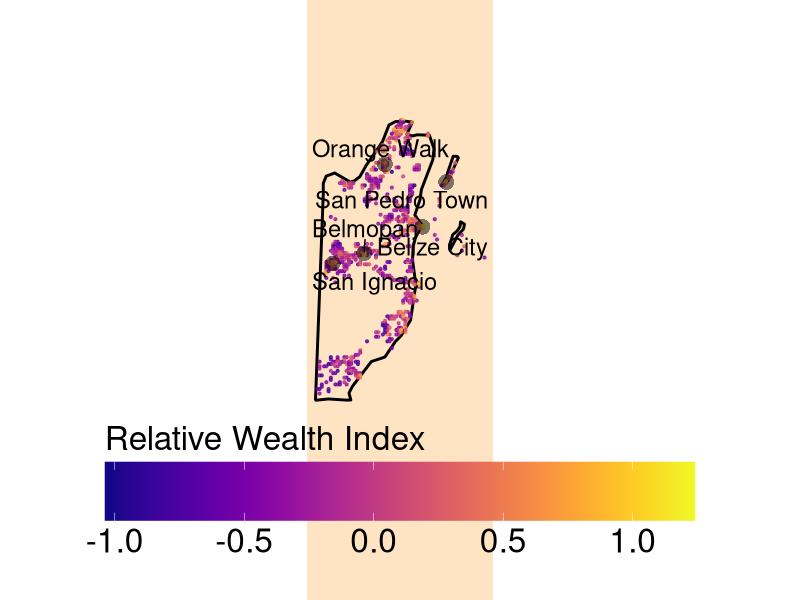
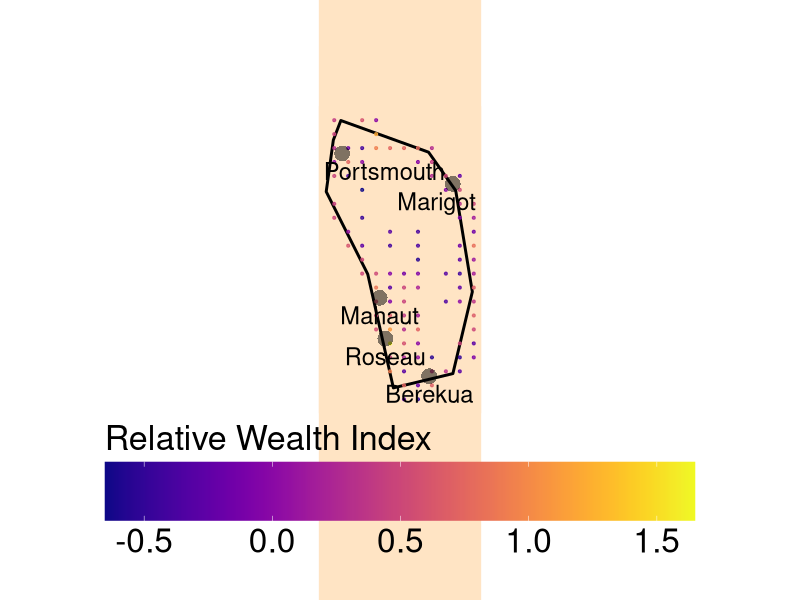
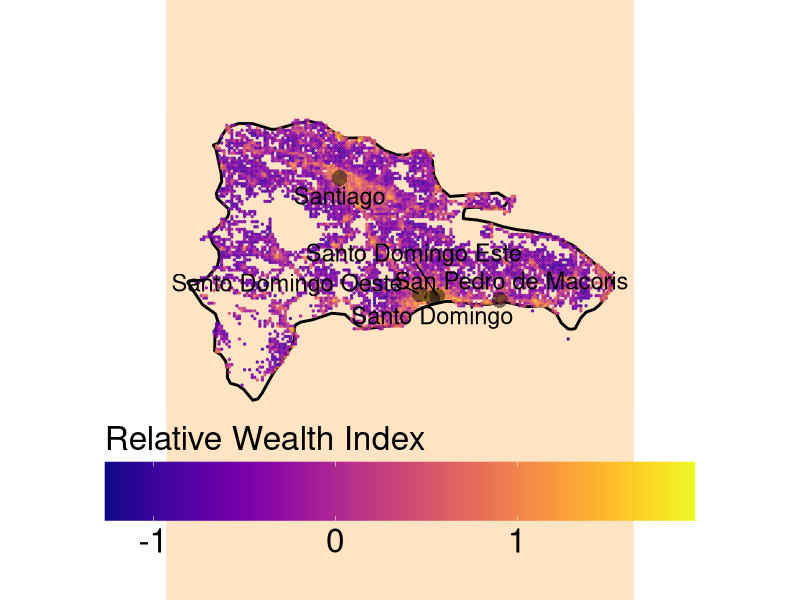
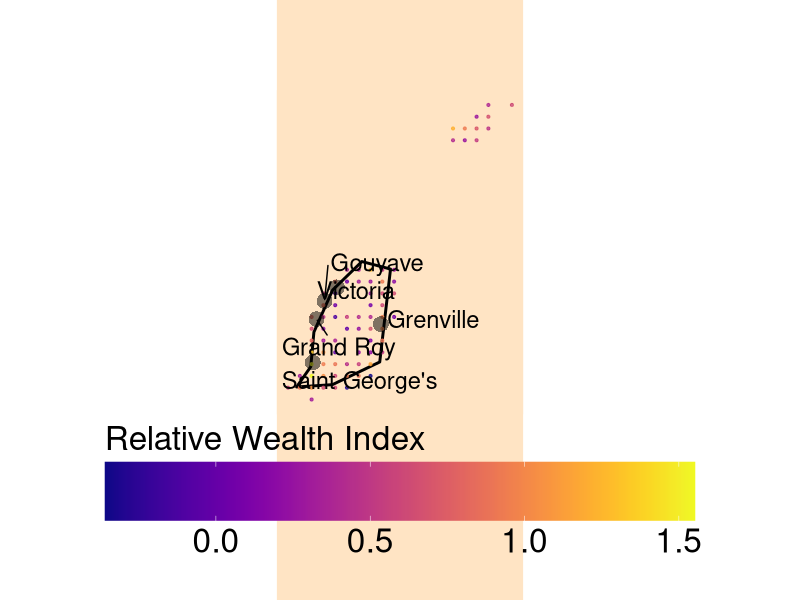
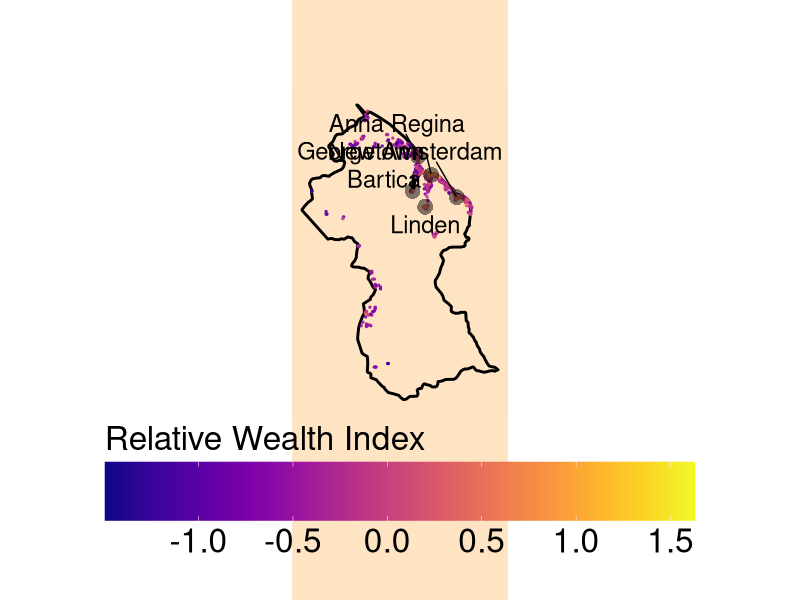
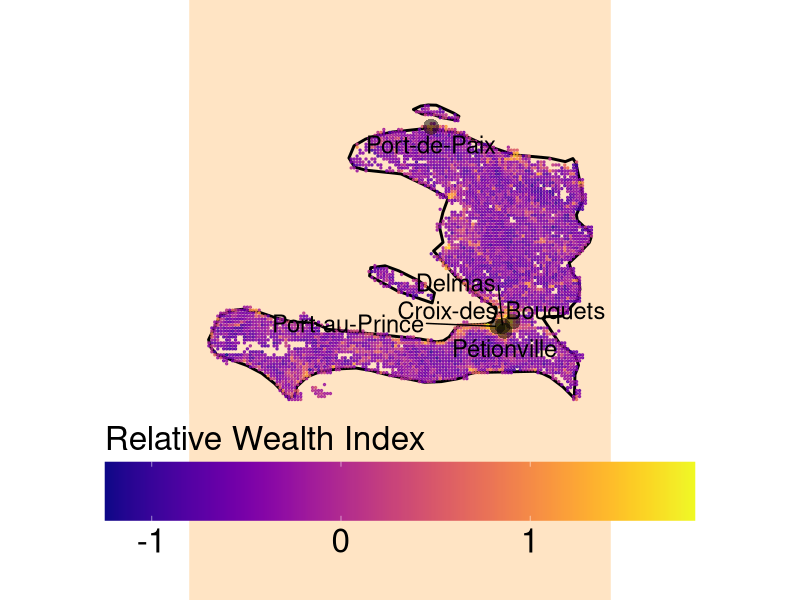
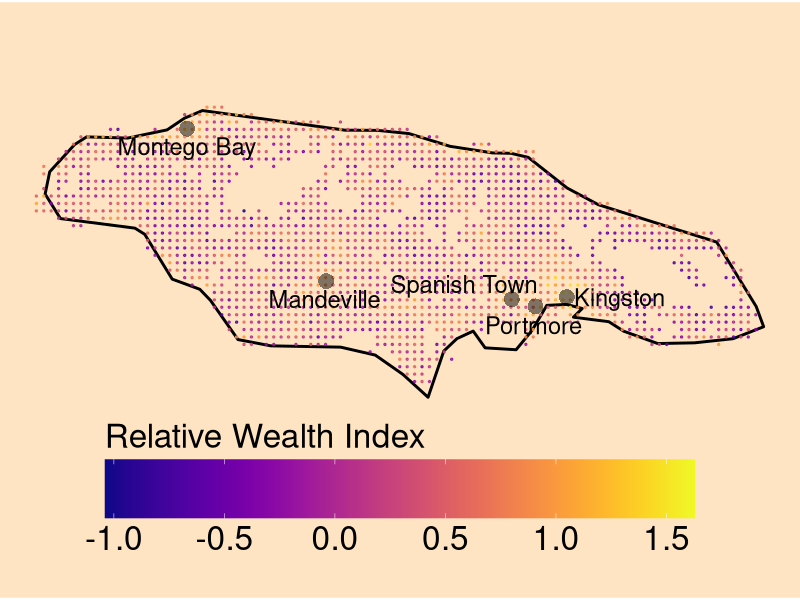
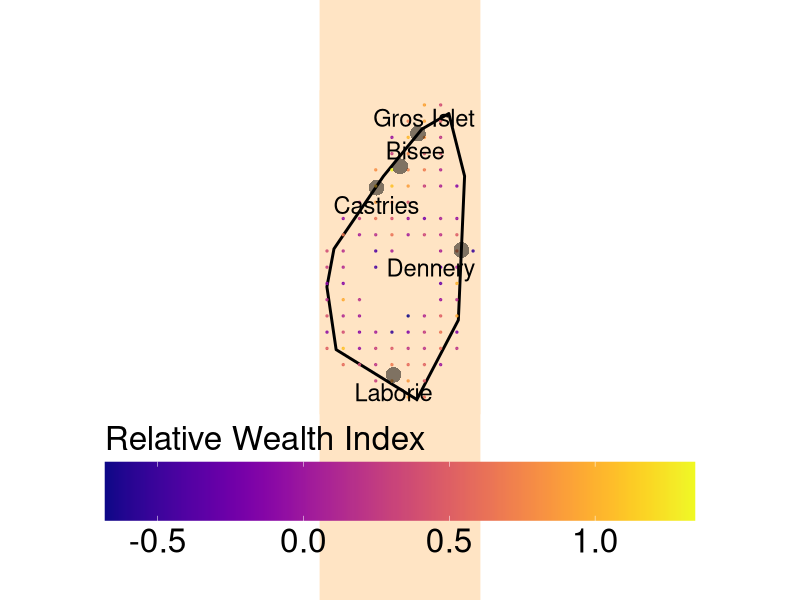

Source code (R) for these figures, in order:
# Relative Wealth Index - Caribbean
# using the Meta DataforGood dataset

# Install necessary packages
# install.packages(c("ggplot2", "sf", "viridis", "rnaturalearth", "rnaturalearthdata"))

# Load the libraries
library(ggplot2)
library(sf)
library(ggrepel)
library(viridis)
library(rnaturalearth)
library(rnaturalearthdata)

# Belize

# Read the CSV file
blz_data <- read.csv("sub_pro_2_rel_wealth_index_carib_meta/datasets/blz_relative_wealth_index.csv")

# Convert the data to an sf object
blz_data_sf <- st_as_sf(blz_data, coords = c("longitude", "latitude"), crs = 4326)

# Belize country borders
belize <- ne_countries(scale = "medium", country = "Belize", returnclass = "sf")

# Create a data frame with major Belizian towns
major_towns_belize <- data.frame(
  name = c("Belize City", "San Pedro Town", "Orange Walk", "Belmopan", "San Ignacio"),
  longitude = c(-88.198, -87.966, -88.563, -88.764, -89.07),
  latitude = c(17.5, 17.916, 18.081, 17.254, 17.159)
)

# Map of Belize

ggplot() +
  geom_sf(data = belize, fill = NA, color = "black", linewidth = 1) + # Add Belize borders
  geom_point(data = blz_data, aes(x = longitude, y = latitude, color = rwi), size = 0.75, alpha = 0.8) +
  geom_text_repel(data = major_towns_belize, aes(x = longitude, y = latitude, label = name), 
                  color = "black", check_overlap = TRUE, size = 6, vjust = 1.5) +
  geom_point(data = major_towns_belize, aes(x = longitude, y = latitude), 
             color = "black", size = 5, shape = 16, alpha = 0.5) +
  scale_color_viridis(option = "plasma") +
  theme_void() +
  labs(title = "",
       subtitle = "",
       caption = "",
       color = "Relative Wealth Index") +
  theme(plot.title = element_text(family="Helvetica", face="bold", size = 44),
        plot.subtitle = element_text(family="Helvetica", size = 24),
        plot.title.position = 'plot',
        plot.caption = element_text(family = "Helvetica",size = 24),
        plot.caption.position = 'plot',
        plot.background = element_rect(fill = "bisque1", colour = "bisque1"),
        panel.background = element_rect(fill = "bisque1", colour = "bisque1"),
        legend.title = element_text(family="Helvetica", size = 24),
        legend.text = element_text(size = 24),
        legend.key.size = unit(1, "cm"),
        legend.position = "bottom") + 
  guides(color = guide_colorbar(title.position = "top", 
                               barheight = unit(1.5, "cm"), 
                               barwidth = unit(15, "cm")))

ggsave("sub_pro_2_rel_wealth_index_carib_meta/images/belize.png", width = 12, height = 12, dpi = 300)



# Dominica

# Read the CSV file
dma_data <- read.csv("sub_pro_2_rel_wealth_index_carib_meta/datasets/dma_relative_wealth_index.csv")

# Convert the data to an sf object
dma_data_sf <- st_as_sf(dma_data, coords = c("longitude", "latitude"), crs = 4326)

# Dominica country borders
dominica <- ne_countries(scale = "medium", country = "Dominica", returnclass = "sf")

# Create a data frame with major Dominican towns
major_towns_dominica <- data.frame(
  name = c("Roseau", "Portsmouth", "Marigot", "Berekua", "Mahaut"),
  longitude = c(-61.388, -61.456, -61.282, -61.319, -61.397),
  latitude = c(15.302, 15.583, 15.537, 15.245, 15.364)
)

# Map of Dominica

ggplot() +
  geom_sf(data = dominica, fill = NA, color = "black", linewidth = 1) + # Add Dominica borders
  geom_point(data = dma_data, aes(x = longitude, y = latitude, color = rwi), size = 0.75, alpha = 0.8) +
  geom_text_repel(data = major_towns_dominica, aes(x = longitude, y = latitude, label = name),
                  color = "black", check_overlap = TRUE, size = 6, vjust = 1.5) +
  geom_point(data = major_towns_dominica, aes(x = longitude, y = latitude),
             color = "black", size = 5, shape = 16, alpha = 0.5) +
  scale_color_viridis(option = "plasma") +
  theme_void() +
  labs(title = "",
       subtitle = "",
       caption = "",
       color = "Relative Wealth Index") +
  theme(plot.title = element_text(family="Helvetica", face="bold", size = 44),
        plot.subtitle = element_text(family="Helvetica", size = 24),
        plot.title.position = 'plot',
        plot.caption = element_text(family = "Helvetica",size = 24),
        plot.caption.position = 'plot',
        plot.background = element_rect(fill = "bisque1", colour = "bisque1"),
        panel.background = element_rect(fill = "bisque1", colour = "bisque1"),
        legend.title = element_text(family="Helvetica", size = 24.5),
        legend.text = element_text(size = 24), 
        legend.position = "bottom") +
  guides(color = guide_colorbar(title.position = "top", 
                                barheight = unit(1.5, "cm"), 
                                barwidth = unit(15, "cm")))

ggsave("sub_pro_2_rel_wealth_index_carib_meta/images/dominica.png", width = 12, height = 12, dpi = 300)



# Dominican Republic

# Read the CSV file
dom_rep_data <- read.csv("sub_pro_2_rel_wealth_index_carib_meta/datasets/dom_rep_relative_wealth_index.csv")

# Convert the data to an sf object
dom_rep_data_sf <- st_as_sf(dom_rep_data, coords = c("longitude", "latitude"), crs = 4326)

# Dominican Republic country borders
dominican_republic <- ne_countries(scale = "medium", country = "Dominican Republic", returnclass = "sf")

# Create a data frame with major Dominican Republic towns
major_towns_dominican_republic <- data.frame(
  name = c("Santo Domingo", "Santiago", "Santo Domingo Oeste", "Santo Domingo Este", "San Pedro de Macoris"),
  longitude = c(-69.892, -70.691, -70, -69.848, -69.309),
  latitude = c(18.472, 19.45, 18.5, 18.485, 18.454)
)

# Map of Dominican Republic

ggplot() +
  geom_sf(data = dominican_republic, fill = NA, color = "black", linewidth = 1) + # Add Dominican Republic borders
  geom_point(data = dom_rep_data, aes(x = longitude, y = latitude, color = rwi), size = 0.5, alpha = 0.8) +
  geom_text_repel(data = major_towns_dominican_republic, aes(x = longitude, y = latitude, label = name),
                  color = "black", check_overlap = TRUE, size = 6, vjust = 1.5) +
  geom_point(data = major_towns_dominican_republic, aes(x = longitude, y = latitude),
             color = "black", size = 5, shape = 16, alpha = 0.5) +
  scale_color_viridis(option = "plasma") +
  theme_void() +
  labs(title = "",
       subtitle = "",
       caption = "",
       color = "Relative Wealth Index") +
  theme(plot.title = element_text(family="Helvetica", face="bold", size = 44),
        plot.subtitle = element_text(family="Helvetica", size = 24),
        plot.title.position = 'plot',
        plot.caption = element_text(family = "Helvetica",size = 24),
        plot.caption.position = 'plot',
        plot.background = element_rect(fill = "bisque1", colour = "bisque1"),
        panel.background = element_rect(fill = "bisque1", colour = "bisque1"),
        legend.title = element_text(family="Helvetica", size = 24),
        legend.text = element_text(size = 24), 
        legend.position = "bottom") +
  guides(color = guide_colorbar(title.position = "top", 
                                barheight = unit(1.5, "cm"), 
                                barwidth = unit(15, "cm")))

ggsave("sub_pro_2_rel_wealth_index_carib_meta/images/dominican_republic.png", width = 12, height = 12, dpi = 300)



# Grenada

# Read the CSV file
grd_data <- read.csv("sub_pro_2_rel_wealth_index_carib_meta/datasets/grd_relative_wealth_index.csv")

# Convert the data to an sf object
grd_data_sf <- st_as_sf(grd_data, coords = c("longitude", "latitude"), crs = 4326)

# Grenada country borders
grenada <- ne_countries(scale = "medium", country = "Grenada", returnclass = "sf")

# Create a data frame with major Grenadian towns
major_towns_grenada <- data.frame(
  name = c("Saint George's", "Gouyave", "Grenville", "Grand Roy", "Victoria"),
  longitude = c(-61.752, -61.73, -61.625, -61.745, -61.707),
  latitude = c(12.053, 12.165, 12.123, 12.132, 12.19)
)

# Map of Grenada

ggplot() +
  geom_sf(data = grenada, fill = NA, color = "black", linewidth = 1) + # Add Grenada borders
  geom_point(data = grd_data, aes(x = longitude, y = latitude, color = rwi), size = 0.75, alpha = 0.8) +
  geom_text_repel(data = major_towns_grenada, aes(x = longitude, y = latitude, label = name),
                  color = "black", check_overlap = TRUE, size = 6, vjust = 1.5) +
  geom_point(data = major_towns_grenada, aes(x = longitude, y = latitude),
             color = "black", size = 5, shape = 16, alpha = 0.5) +
  scale_color_viridis(option = "plasma") +
  theme_void() +
  labs(title = "",
       subtitle = "",
       caption = "",
       color = "Relative Wealth Index") +
  theme(plot.title = element_text(family="Helvetica", face="bold", size = 44),
        #plot.subtitle = element_text(family="Helvetica", size = 24),
        plot.title.position = 'plot',
        plot.caption = element_text(family = "Helvetica",size = 24),
        plot.caption.position = 'plot',
        plot.background = element_rect(fill = "bisque1", colour = "bisque1"),
        panel.background = element_rect(fill = "bisque1", colour = "bisque1"),
        legend.title = element_text(family="Helvetica", size = 24),
        legend.text = element_text(size = 24), 
        legend.position = "bottom") +
  guides(color = guide_colorbar(title.position = "top", 
                                barheight = unit(1.5, "cm"), 
                                barwidth = unit(15, "cm")))

ggsave("sub_pro_2_rel_wealth_index_carib_meta/images/grenada.png", width = 12, height = 12, dpi = 300)



# Guyana

# Read the CSV file
guy_data <- read.csv("sub_pro_2_rel_wealth_index_carib_meta/datasets/guy_relative_wealth_index.csv")

# Convert the data to an sf object
guy_data_sf <- st_as_sf(guy_data, coords = c("longitude", "latitude"), crs = 4326)

# Guyana country borders
guyana <- ne_countries(scale = "medium", country = "Guyana", returnclass = "sf")

# Create a data frame with major Guyana towns
major_towns_guyana <- data.frame(
  name = c("Georgetown", "Linden", "New Amsterdam", "Anna Regina", "Bartica"),
  longitude = c(-58.155, -58.307, -57.516, -58.483, -58.623),
  latitude = c(6.804, 6.008, 6.249, 7.266, 6.405)
)

# Map of Guyana

ggplot() +
  geom_sf(data = guyana, fill = NA, color = "black", linewidth = 1) + # Add Guyana borders
  geom_point(data = guy_data, aes(x = longitude, y = latitude, color = rwi), size = 0.5, alpha = 0.8) +
  geom_text_repel(data = major_towns_guyana, aes(x = longitude, y = latitude, label = name),
                  color = "black", check_overlap = TRUE, size = 6, vjust = 1.5) +
  geom_point(data = major_towns_guyana, aes(x = longitude, y = latitude),
             color = "black", size = 5, shape = 16, alpha = 0.5) +
  scale_color_viridis(option = "plasma") +
  theme_void() +
  labs(title = "",
       subtitle = "",
       caption = "",
       color = "Relative Wealth Index") +
  theme(plot.title = element_text(family="Helvetica", face="bold", size = 44),
        #plot.subtitle = element_text(family="Helvetica", size = 24),
        plot.title.position = 'plot',
        plot.caption = element_text(family = "Helvetica",size = 24),
        plot.caption.position = 'plot',
        plot.background = element_rect(fill = "bisque1", colour = "bisque1"),
        panel.background = element_rect(fill = "bisque1", colour = "bisque1"),
        legend.title = element_text(family="Helvetica", size = 24),
        legend.text = element_text(size = 24), 
        legend.position = "bottom") +
  guides(color = guide_colorbar(title.position = "top", 
                                barheight = unit(1.5, "cm"), 
                                barwidth = unit(15, "cm")))

ggsave("sub_pro_2_rel_wealth_index_carib_meta/images/guyana.png", width = 12, height = 12, dpi = 300)



# Haiti

# Read the CSV file
hti_data <- read.csv("sub_pro_2_rel_wealth_index_carib_meta/datasets/hti_relative_wealth_index.csv")

# Convert the data to an sf object
hti_data_sf <- st_as_sf(hti_data, coords = c("longitude", "latitude"), crs = 4326)

# Haiti country borders
haiti <- ne_countries(scale = "medium", country = "Haiti", returnclass = "sf")

# Create a data frame with major Haitian towns
major_towns_haiti <- data.frame(
  name = c("Port-au-Prince", "Delmas", "Port-de-Paix", "Pétionville", "Croix-des-Bouquets"),
  longitude = c(-72.339, -72.3, -72.83, -72.285, -72.226),
  latitude = c(18.543, 18.545, 19.94, 18.512, 18.577)
)

# Map of Haiti

ggplot() +
  geom_sf(data = haiti, fill = NA, color = "black", linewidth = 1) + # Add Haiti borders
  geom_point(data = hti_data, aes(x = longitude, y = latitude, color = rwi), size = 0.5, alpha = 0.8) +
  geom_text_repel(data = major_towns_haiti, aes(x = longitude, y = latitude, label = name),
                  color = "black", check_overlap = TRUE, size = 6, vjust = 1.5) +
  geom_point(data = major_towns_haiti, aes(x = longitude, y = latitude),
             color = "black", size = 5, shape = 16, alpha = 0.5) +
  scale_color_viridis(option = "plasma") +
  theme_void() +
  labs(title = "",
       subtitle = "",
       caption = "",
       color = "Relative Wealth Index") +
  theme(plot.title = element_text(family="Helvetica", face="bold", size = 44),
        #plot.subtitle = element_text(family="Helvetica", size = 24),
        plot.title.position = 'plot',
        plot.caption = element_text(family = "Helvetica",size = 24),
        plot.caption.position = 'plot',
        plot.background = element_rect(fill = "bisque1", colour = "bisque1"),
        panel.background = element_rect(fill = "bisque1", colour = "bisque1"),
        legend.title = element_text(family="Helvetica", size = 24),
        legend.text = element_text(size = 24), 
        legend.position = "bottom") +
  guides(color = guide_colorbar(title.position = "top", 
                                barheight = unit(1.5, "cm"), 
                                barwidth = unit(15, "cm")))

ggsave("sub_pro_2_rel_wealth_index_carib_meta/images/haiti.png", width = 12, height = 12, dpi = 300)



# Jamaica

# Read the CSV file
jam_data <- read.csv("sub_pro_2_rel_wealth_index_carib_meta/datasets/jam_relative_wealth_index.csv")

# Convert the data to an sf object
jam_data_sf <- st_as_sf(jam_data, coords = c("longitude", "latitude"), crs = 4326)

# Jamaica country borders
jamaica <- ne_countries(scale = "medium", country = "Jamaica", returnclass = "sf")

# Create a data frame with major Jamaican towns
major_towns_jamaica <- data.frame(
  name = c("Kingston", "Spanish Town", "Portmore", "Montego Bay", "Mandeville"),
  longitude = c(-76.794, -76.957, -76.887, -77.919, -77.507),
  latitude = c(17.997, 17.991, 17.971, 18.471, 18.042)
)

# Map of Jamaica

ggplot() +
  geom_sf(data = jamaica, fill = NA, color = "black", linewidth = 1) + # Add Jamaica borders
  geom_point(data = jam_data, aes(x = longitude, y = latitude, color = rwi), size = 0.5, alpha = 0.8) +
  geom_text_repel(data = major_towns_jamaica, aes(x = longitude, y = latitude, label = name),
                  color = "black", check_overlap = TRUE, size = 6, vjust = 1.5) +
  geom_point(data = major_towns_jamaica, aes(x = longitude, y = latitude),
             color = "black", size = 5, shape = 16, alpha = 0.5) +
  scale_color_viridis(option = "plasma") +
  theme_void() +
  labs(title = "",
       subtitle = "",
       caption = "",
       color = "Relative Wealth Index") +
  theme(plot.title = element_text(family="Helvetica", face="bold", size = 44),
        #plot.subtitle = element_text(family="Helvetica", size = 24),
        plot.title.position = 'plot',
        plot.caption = element_text(family = "Helvetica",size = 24),
        plot.caption.position = 'plot',
        plot.background = element_rect(fill = "bisque1", colour = "bisque1"),
        panel.background = element_rect(fill = "bisque1", colour = "bisque1"),
        legend.title = element_text(family="Helvetica", size = 24),
        legend.text = element_text(size = 24), 
        legend.position = "bottom") +
  guides(color = guide_colorbar(title.position = "top", 
                                barheight = unit(1.5, "cm"), 
                                barwidth = unit(15, "cm")))

ggsave("sub_pro_2_rel_wealth_index_carib_meta/images/jamaica.png", width = 12, height = 12, dpi = 300)



# Saint Lucia

# Read the CSV file
st_lca_data <- read.csv("sub_pro_2_rel_wealth_index_carib_meta/datasets/st_lca_relative_wealth_index.csv")

# Convert the data to an sf object
st_lca_data_sf <- st_as_sf(st_lca_data, coords = c("longitude", "latitude"), crs = 4326)

# Saint Lucia country borders
saint_lucia <- ne_countries(scale = "medium", country = "Saint Lucia", returnclass = "sf")

# Create a data frame with major Saint Lucian towns
major_towns_saint_lucia <- data.frame(
  name = c("Gros Islet", "Castries", "Bisee", "Dennery", "Laborie"),
  longitude = c(-60.95, -61.006, -60.974, -60.891, -60.983),
  latitude = c(14.067, 13.996, 14.024, 13.914, 13.75)
)

# Map of Saint Lucia

ggplot() +
  geom_sf(data = saint_lucia, fill = NA, color = "black", linewidth = 1) + # Add Saint Lucia borders
  geom_point(data = st_lca_data, aes(x = longitude, y = latitude, color = rwi), size = 0.5, alpha = 0.8) +
  geom_text_repel(data = major_towns_saint_lucia, aes(x = longitude, y = latitude, label = name),
                  color = "black", check_overlap = TRUE, size = 6, vjust = 1.5) +
  geom_point(data = major_towns_saint_lucia, aes(x = longitude, y = latitude),
             color = "black", size = 5, shape = 16, alpha = 0.5) +
  scale_color_viridis(option = "plasma") +
  theme_void() +
  labs(title = "",
       subtitle = "",
       caption = "",
       color = "Relative Wealth Index") +
  theme(plot.title = element_text(family="Helvetica", face="bold", size = 44),
        #plot.subtitle = element_text(family="Helvetica", size = 24),
        plot.title.position = 'plot',
        plot.caption = element_text(family = "Helvetica",size = 24),
        plot.caption.position = 'plot',
        plot.background = element_rect(fill = "bisque1", colour = "bisque1"),
        panel.background = element_rect(fill = "bisque1", colour = "bisque1"),
        legend.title = element_text(family="Helvetica", size = 24),
        legend.text = element_text(size = 24), 
        legend.position = "bottom") +
  guides(color = guide_colorbar(title.position = "top", 
                                barheight = unit(1.5, "cm"), 
                                barwidth = unit(15, "cm")))

ggsave("sub_pro_2_rel_wealth_index_carib_meta/images/saint_lucia.png", width = 12, height = 12, dpi = 300)



# St. Vincent and the Grenadines

# Read the CSV file
st_vct_gre_data <- read.csv("sub_pro_2_rel_wealth_index_carib_meta/datasets/st_vct_gre_relative_wealth_index.csv")

# Convert the data to an sf object
st_vct_gre_data_sf <- st_as_sf(st_vct_gre_data, coords = c("longitude", "latitude"), crs = 4326)

# St. Vincent and the Grenadines country borders
saint_vincent_grenadines <- ne_countries(scale = "medium", country = "Saint Vincent and the Grenadines", returnclass = "sf")

# Create a data frame with major St. Vincent and the Grenadines towns
major_towns_saint_vincent_grenadines <- data.frame(
  name = c("Kingstown", "Calliaqua", "Diamond", "Redemption", "Georgetown"),
  longitude = c(-61.227, -61.192, -61.168, -61.229, -61.118),
  latitude = c(13.155, 13.129, 13.141, 13.164, 13.281)
)

# Map of St. Vincent and the Grenadines

ggplot() +
  geom_sf(data = saint_vincent_grenadines, fill = NA, color = "black", linewidth = 1) + # Add St. Vincent and the Grenadines borders
  geom_point(data = st_vct_gre_data, aes(x = longitude, y = latitude, color = rwi), size = 0.5, alpha = 0.8) +
  geom_text_repel(data = major_towns_saint_vincent_grenadines, aes(x = longitude, y = latitude, label = name),
                  color = "black", check_overlap = TRUE, size = 6, vjust = 1.5) +
  geom_point(data = major_towns_saint_vincent_grenadines, aes(x = longitude, y = latitude),
             color = "black", size = 5, shape = 16, alpha = 0.5) +
  scale_color_viridis(option = "plasma") +
  theme_void() +
  labs(title = "",
       subtitle = "",
       caption = "",
       color = "Relative Wealth Index") +
  theme(plot.title = element_text(family="Helvetica", face="bold", size = 44),
        #plot.subtitle = element_text(family="Helvetica", size = 24),
        plot.title.position = 'plot',
        plot.caption = element_text(family = "Helvetica",size = 24),
        plot.caption.position = 'plot',
        plot.background = element_rect(fill = "bisque1", colour = "bisque1"),
        panel.background = element_rect(fill = "bisque1", colour = "bisque1"),
        legend.title = element_text(family="Helvetica", size = 24),
        legend.text = element_text(size = 24), 
        legend.position = "bottom") +
  guides(color = guide_colorbar(title.position = "top", 
                                barheight = unit(1.5, "cm"), 
                                barwidth = unit(15, "cm")))

ggsave("sub_pro_2_rel_wealth_index_carib_meta/images/saint_vincent_grenadines.png", width = 12, height = 12, dpi = 300)



# Suriname

# Read the CSV file
sur_data <- read.csv("sub_pro_2_rel_wealth_index_carib_meta/datasets/sur_relative_wealth_index.csv")

# Convert the data to an sf object
sur_data_sf <- st_as_sf(sur_data, coords = c("longitude", "latitude"), crs = 4326)

# Suriname country borders
suriname <- ne_countries(scale = "medium", country = "Suriname", returnclass = "sf")

# Create a data frame with major Suriname towns
major_towns_suriname <- data.frame(
  name = c("Paramaribo", "Lelydorp", "Brokopondo", "Nieuw Nickerie", "Meerzorg"),
  longitude = c(-55.167, -55.233, -54.98, -56.973, -55.141),
  latitude = c(5.866, 5.7, 5.056, 5.926, 5.808)
)

# Map of Suriname

ggplot() +
  geom_sf(data = suriname, fill = NA, color = "black", linewidth = 1) + # Add Suriname borders
  geom_point(data = sur_data, aes(x = longitude, y = latitude, color = rwi), size = 0.5, alpha = 0.8) +
  geom_text_repel(data = major_towns_suriname, aes(x = longitude, y = latitude, label = name),
                  color = "black", check_overlap = TRUE, size = 6, vjust = 1.5) +
  geom_point(data = major_towns_suriname, aes(x = longitude, y = latitude),
             color = "black", size = 5, shape = 16, alpha = 0.5) +
  scale_color_viridis(option = "plasma") +
  theme_void() +
  labs(title = "",
       subtitle = "",
       caption = "",
       color = "Relative Wealth Index") +
  theme(plot.title = element_text(family="Helvetica", face="bold", size = 44),
        #plot.subtitle = element_text(family="Helvetica", size = 24),
        plot.title.position = 'plot',
        plot.caption = element_text(family = "Helvetica",size = 24),
        plot.caption.position = 'plot',
        plot.background = element_rect(fill = "bisque1", colour = "bisque1"),
        panel.background = element_rect(fill = "bisque1", colour = "bisque1"),
        legend.title = element_text(family="Helvetica", size = 24),
        legend.text = element_text(size = 24), 
        legend.position = "bottom") +
  guides(color = guide_colorbar(title.position = "top", 
                                barheight = unit(1.5, "cm"), 
                                barwidth = unit(15, "cm")))

ggsave("sub_pro_2_rel_wealth_index_carib_meta/images/suriname.png", width = 12, height = 12, dpi = 300)
